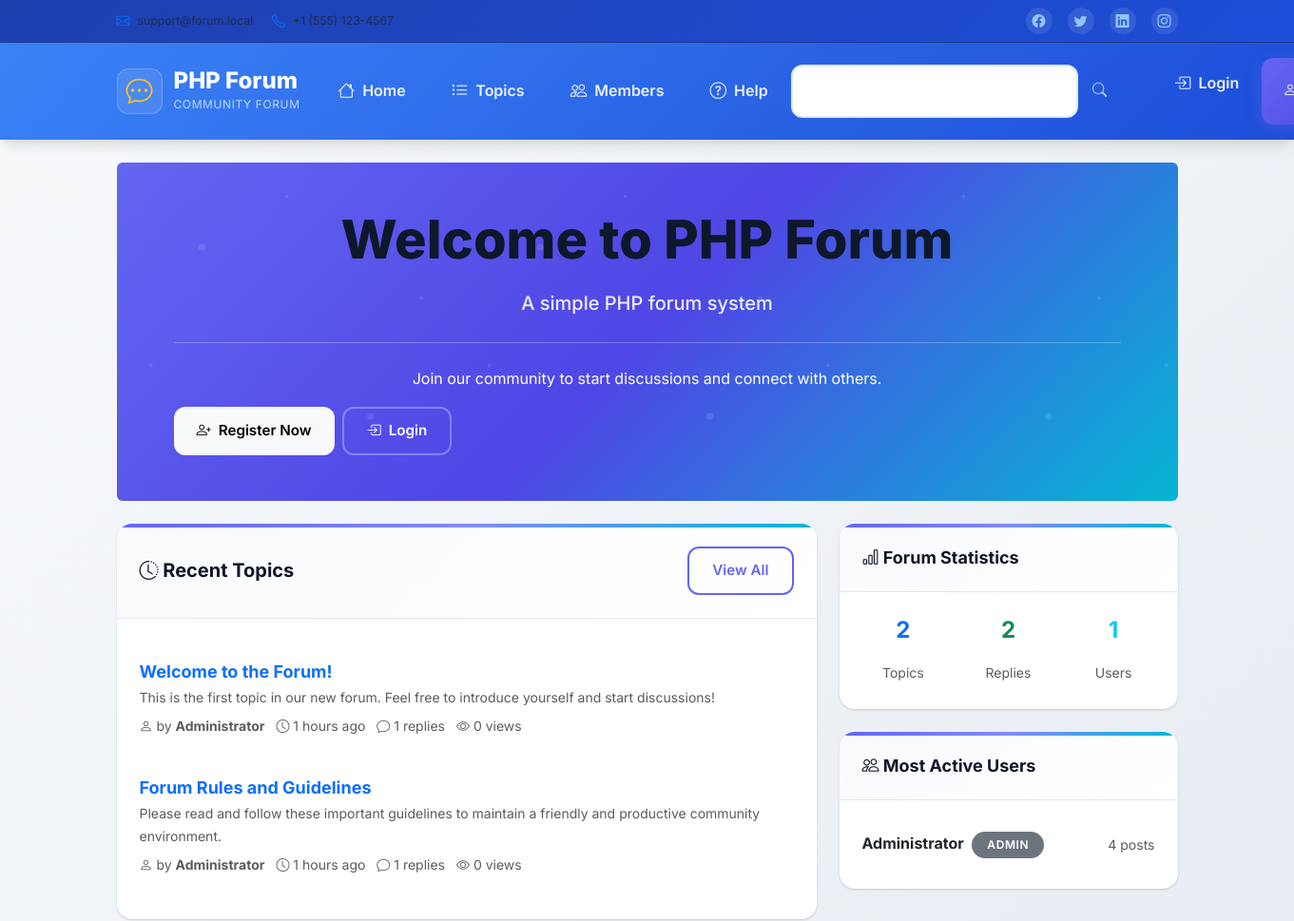
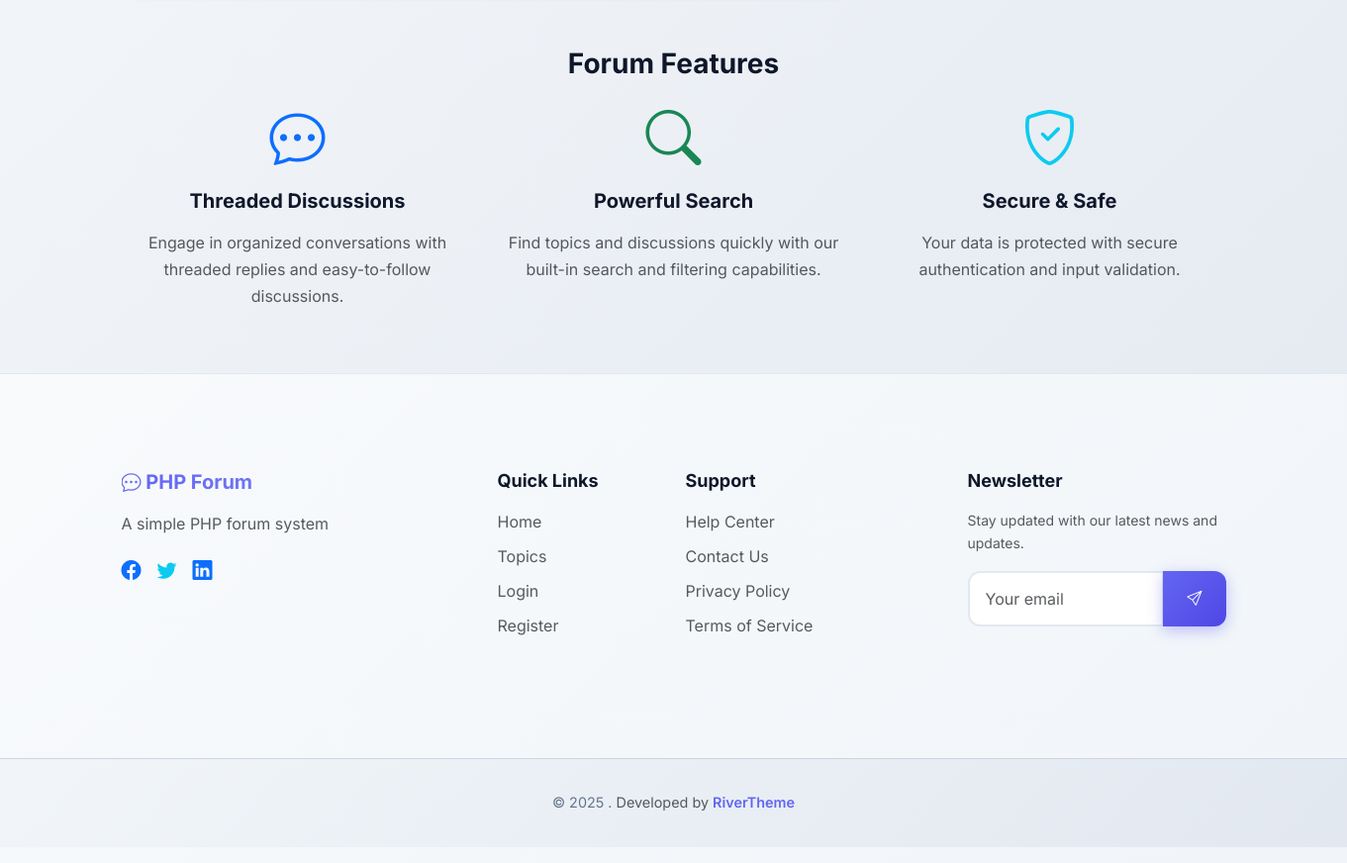
The page /public/index.php on the database its author committed (2 pictures, top to bottom).
### tables this page shows
CREATE TABLE topics (
    id INT AUTO_INCREMENT PRIMARY KEY,
    title VARCHAR(255) NOT NULL,
    content TEXT NOT NULL,
    user_id INT NOT NULL,
    created_at TIMESTAMP DEFAULT CURRENT_TIMESTAMP,
    updated_at TIMESTAMP DEFAULT CURRENT_TIMESTAMP ON UPDATE CURRENT_TIMESTAMP,
    is_locked BOOLEAN DEFAULT FALSE,
    is_pinned BOOLEAN DEFAULT FALSE,
    view_count INT DEFAULT 0,
    reply_count INT DEFAULT 0,
    last_reply_at TIMESTAMP NULL,
    last_reply_user_id INT NULL,
    FOREIGN KEY (user_id) REFERENCES users(id) ON DELETE CASCADE,
    FOREIGN KEY (last_reply_user_id) REFERENCES users(id) ON DELETE SET NULL,
    INDEX idx_created_at (created_at),
    INDEX idx_user_id (user_id),
    INDEX idx_pinned_created (is_pinned, created_at),
    INDEX idx_last_reply (last_reply_at),
    FULLTEXT idx_title_content (title, content)
);

CREATE TABLE users (
    id INT AUTO_INCREMENT PRIMARY KEY,
    username VARCHAR(50) NOT NULL UNIQUE,
    email VARCHAR(100) NOT NULL UNIQUE,
    password_hash VARCHAR(255) NOT NULL,
    display_name VARCHAR(100) NOT NULL,
    join_date TIMESTAMP DEFAULT CURRENT_TIMESTAMP,
    last_login TIMESTAMP NULL,
    is_active BOOLEAN DEFAULT TRUE,
    user_role ENUM('user', 'moderator', 'admin') DEFAULT 'user',
    INDEX idx_username (username),
    INDEX idx_email (email),
    INDEX idx_active (is_active)
);

### includes/functions.php (called while the page is built, shortened)
<?php
function sanitize_input($input) {
    return htmlspecialchars(trim($input), ENT_QUOTES, 'UTF-8');
}
function is_logged_in() {
    return isset($_SESSION['user_id']) && !empty($_SESSION['user_id']);
}
function time_ago($date) {
    $time = time() - strtotime($date);
    if ($time < 86400) return floor($time/3600) . ' hours ago';
    return format_date($date);
}
function truncate_text($text, $length = 100) {
    if (strlen($text) <= $length) {
        return $text;
    }
    return substr($text, 0, $length) . '...';
}
?>

### public/index.php (the view, shortened to what this page needs)
<?php
$db = getDB();
$stmt = $db->prepare("
    SELECT t.*, u.display_name as author_name
    FROM topics t
    JOIN users u ON t.user_id = u.id
    ORDER BY t.is_pinned DESC, t.created_at DESC
    LIMIT 5
");
$stmt->execute();
$recent_topics = $stmt->fetchAll();
$stmt = $db->query("SELECT COUNT(*) FROM topics");
$total_topics = $stmt->fetchColumn();
$stmt = $db->query("SELECT COUNT(*) FROM replies WHERE is_deleted = 0");
$total_replies = $stmt->fetchColumn();
$stmt = $db->query("SELECT COUNT(*) FROM users WHERE is_active = 1");
$total_users = $stmt->fetchColumn();
$stmt = $db->prepare("
    SELECT u.display_name, u.user_role,
           COUNT(t.id) as topic_count,
           (SELECT COUNT(*) FROM replies r WHERE r.user_id = u.id AND r.is_deleted = 0) as reply_count
    FROM users u
    LEFT JOIN topics t ON u.id = t.user_id
    WHERE u.is_active = 1
    GROUP BY u.id, u.display_name, u.user_role
    ORDER BY (COUNT(t.id) + (SELECT COUNT(*) FROM replies r WHERE r.user_id = u.id AND r.is_deleted = 0)) DESC
    LIMIT 5
");
$stmt->execute();
$active_users = $stmt->fetchAll();
include '../includes/header.php';
?>
<div class="jumbotron bg-primary text-white rounded p-5 mb-4">
    <div class="container-fluid">
        <h1 class="display-4">Welcome to <?php echo SITE_NAME; ?></h1>
        <p class="lead"><?php echo SITE_DESCRIPTION; ?></p>
        <?php if (!is_logged_in()): ?>
            <hr class="my-4">
            <p>Join our community to start discussions and connect with others.</p>
            <div class="d-flex gap-2">
                <a class="btn btn-light btn-lg" href="auth/register.php" role="button">
                    <i class="bi bi-person-plus"></i> Register Now
                </a>
                <a class="btn btn-outline-light btn-lg" href="auth/login.php" role="button">
                    <i class="bi bi-box-arrow-in-right"></i> Login
                </a>
            </div>
        <?php endif; ?>
    </div>
</div>
<div class="row">
    <div class="col-lg-8">
        <div class="card">
            <div class="card-header d-flex justify-content-between align-items-center">
                <h5 class="mb-0"><i class="bi bi-clock-history"></i> Recent Topics</h5>
                <a href="forum/topics.php" class="btn btn-outline-primary btn-sm">View All</a>
            </div>
            <div class="card-body">
                <?php if (empty($recent_topics)): ?>
                    <div class="text-center text-muted py-4">
                        <i class="bi bi-chat-dots display-4"></i>
                        <p class="mt-2">No topics yet. Be the first to start a discussion!</p>
                        <?php if (is_logged_in()): ?>
                            <a href="forum/create_topic.php" class="btn btn-primary">Create First Topic</a>
                        <?php endif; ?>
                    </div>
                <?php else: ?>
                    <div class="list-group list-group-flush">
                        <?php foreach ($recent_topics as $topic): ?>
                            <div class="list-group-item border-0 px-0">
                                <div class="d-flex justify-content-between align-items-start">
                                    <div class="flex-grow-1">
                                        <h6 class="mb-1">
                                            <a href="forum/view_topic.php?id=<?php echo $topic['id']; ?>" class="text-decoration-none">
                                                <?php echo sanitize_input($topic['title']); ?>
                                            </a>
                                        </h6>
                                        <p class="mb-1 text-muted small">
                                            <?php echo truncate_text(strip_tags($topic['content']), 120); ?>
                                        </p>
                                        <small class="text-muted">
                                            <i class="bi bi-person"></i> by <strong><?php echo sanitize_input($topic['author_name']); ?></strong>
                                            <i class="bi bi-clock ms-2"></i> <?php echo time_ago($topic['created_at']); ?>
                                            <i class="bi bi-chat ms-2"></i> <?php echo $topic['reply_count']; ?> replies
                                            <i class="bi bi-eye ms-2"></i> <?php echo $topic['view_count']; ?> views
                                        </small>
                                    </div>
                                </div>
                            </div>
                        <?php endforeach; ?>
                    </div>
                <?php endif; ?>
            </div>
        </div>
    </div>
    <div class="col-lg-4">
        <div class="card mb-4">
            <div class="card-header">
                <h6 class="mb-0"><i class="bi bi-bar-chart"></i> Forum Statistics</h6>
            </div>
            <div class="card-body">
                <div class="row text-center">
                    <div class="col-4">
                        <h4 class="text-primary"><?php echo $total_topics; ?></h4>
                        <small class="text-muted">Topics</small>
                    </div>
                    <div class="col-4">
                        <h4 class="text-success"><?php echo $total_replies; ?></h4>
                        <small class="text-muted">Replies</small>
                    </div>
                    <div class="col-4">
                        <h4 class="text-info"><?php echo $total_users; ?></h4>
                        <small class="text-muted">Users</small>
                    </div>
                </div>
            </div>
        </div>
        <div class="card">
            <div class="card-header">
                <h6 class="mb-0"><i class="bi bi-people"></i> Most Active Users</h6>
            </div>
            <div class="card-body">
                <?php if (empty($active_users)): ?>
                    <p class="text-muted small">No active users yet.</p>
                <?php else: ?>
                    <div class="list-group list-group-flush">
                        <?php foreach ($active_users as $user): ?>
                            <div class="list-group-item border-0 px-0 py-2">
                                <div class="d-flex justify-content-between align-items-center">
                                    <div>
                                        <strong><?php echo sanitize_input($user['display_name']); ?></strong>
                                        <span class="badge bg-secondary ms-1"><?php echo ucfirst($user['user_role']); ?></span>
                                    </div>
                                    <small class="text-muted">
                                        <?php echo $user['topic_count'] + $user['reply_count']; ?> posts
                                    </small>
                                </div>
                            </div>
                        <?php endforeach; ?>
                    </div>
                <?php endif; ?>
            </div>
        </div>
    </div>
</div>
<div class="row mt-5">
    <div class="col-12">
        <h3 class="text-center mb-4">Forum Features</h3>
    </div>
    <div class="col-md-4">
        <div class="text-center">
            <i class="bi bi-chat-dots display-4 text-primary"></i>
            <h5 class="mt-3">Threaded Discussions</h5>
            <p class="text-muted">Engage in organized conversations with threaded replies and easy-to-follow discussions.</p>
        </div>
    </div>
    <div class="col-md-4">
        <div class="text-center">
            <i class="bi bi-search display-4 text-success"></i>
            <h5 class="mt-3">Powerful Search</h5>
            <p class="text-muted">Find topics and discussions quickly with our built-in search and filtering capabilities.</p>
        </div>
    </div>
    <div class="col-md-4">
        <div class="text-center">
            <i class="bi bi-shield-check display-4 text-info"></i>
            <h5 class="mt-3">Secure & Safe</h5>
            <p class="text-muted">Your data is protected with secure authentication and input validation.</p>
        </div>
    </div>
</div>
<?php include '../includes/footer.php'; ?>

### rows shown on the page
topics: title "Welcome to the Forum!", content "This is the first topic in our new forum. Feel free to introduce yourself and start discussions!", user.display_name "Administrator", created_at "1 hours ago", reply_count "1", view_count "0"
topics: title "Forum Rules and Guidelines", content "Please read and follow these important guidelines to maintain a friendly and productive community environment.", user.display_name "Administrator", created_at "1 hours ago", reply_count "1", view_count "0"

### other values the page prints
SITE_NAME "PHP Forum"
SITE_DESCRIPTION "A simple PHP forum system"
$total_topics "2"
$total_replies "2"
$total_users "1"
sanitize_input($user['display_name']) "Administrator"
$user['user_role'] "ADMIN"
$user['topic_count'] + $user['reply_count'] "4"
